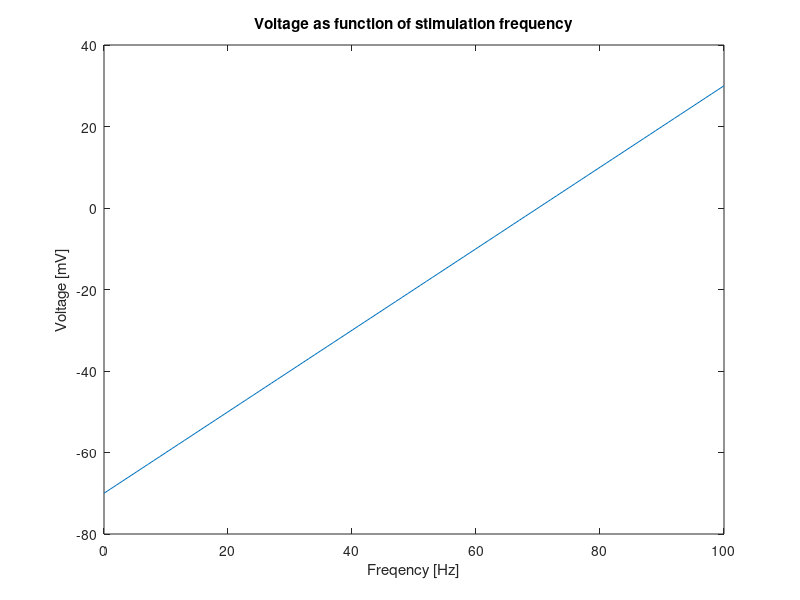
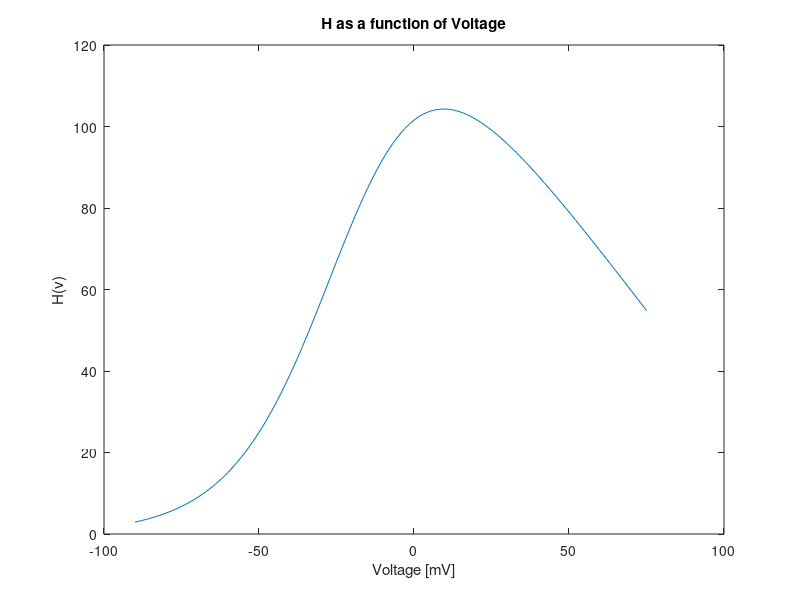
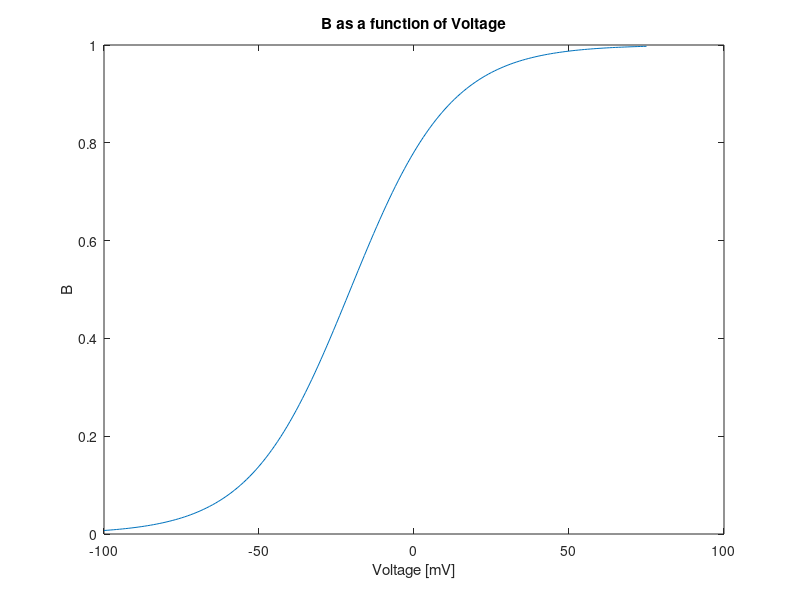
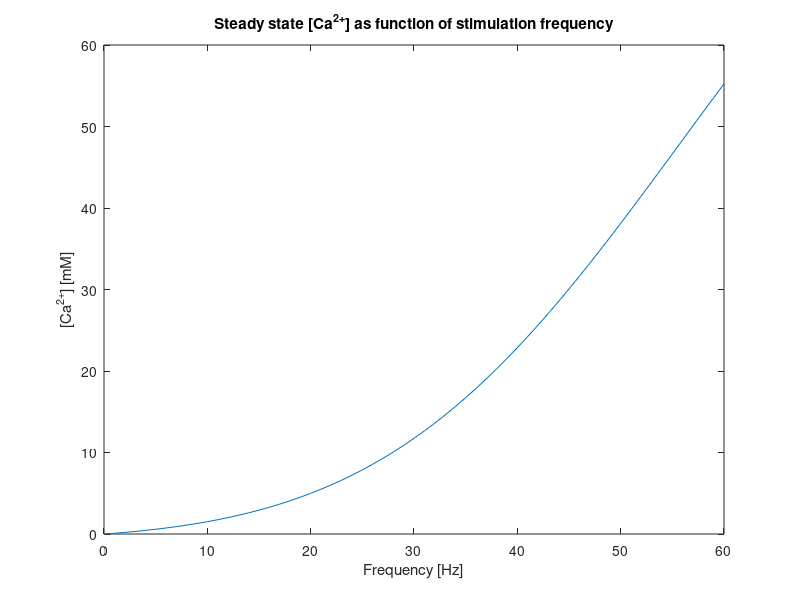

MATLAB code for these plots, in order: (Note: this script raises an error after producing the figures.)
% 
clear all
close all
clc

% Constants
% Defined according to Shouval 2001
f = 20;                  % [Hz] Stimulation frequency (0.5-3Hz = LTD, >10 = LTP)
fLTP = 30; 
fLTD = 2.5;

Mg = 1;                  % [mM] Magnesium concentration 
Vr = 130;                % [mV] Reversal potential of Ca2+
a = 1;                   % [Hz/mV] Proportionality constant relating stim frequency to voltage
b = -70;                 % [mV] Y-intercept of V(f) curve
Gnmda = 0.01;            % Taken from Shouval 2001


% UNUSED CONSTANTS
% tauCa = 0.001;                          % Decay time constant of Ca2+ in spine
% tauf = 0.001;                           % Fast: Time constant of Ca2+ current thru NMDAR
% taus = 0.001;                           % Slow: Time constant of Ca2+ current thru NMDAR
% Nf = func of fast NMDA rec;             % Fast: Magnitude of Ca2+ current thru NMDAR
% Ns = func of slow NMDA rec;             % Slow: Magnitude of Ca2+ current thru NMDAR
% Gnmda = tauCa.*(tauf.*Nf + taus.*Ns);   % Gain of Ca2+ influx thru NMDA rec. They use 
                                          % Gnmda = 0.01 and 0.03

% Equations
V = @(f) a.*f + b;                      % [mV] Postsynaptic potential

B = @(V) 1./(1 + exp(-0.062*V).*(Mg/3.57)); % Ca current (thru NMDAR) dependence on Mg block
H = @(V) -B(V).*(V-Vr);                     % Voltage dependence of Ca current thru NMDAR

% Values
v = V(f);                               % Voltage [mV]
CaSS = @(f) H(V(f)).*f.*Gnmda;          % Steady state [Ca2+] [mM]

Ca = CaSS(f);

CaLTP = CaSS(fLTP);
CaLTD = CaSS(fLTD);


% Plots

% Voltage vs. Freq, Shouval 2001 Fig 3a
freq = 0:100;
volt = V(freq);
figure;
plot(freq,volt); xlabel('Freqency [Hz]'); ylabel('Voltage [mV]');
title('Voltage as function of stimulation frequency');

% H as function of V, Shouval 2002 Fig 5b
v1 = -90:75;
figure;
plot(v1,H(v1)); xlabel('Voltage [mV]'); ylabel('H(v)');
title('H as a function of Voltage');
% Looks like Shouval 2002

% B as a function of V, Shouval 2002 Fig 5a
figure;
v2 = -100:75;
plot(v2,B(v2)); xlabel('Voltage [mV]'); ylabel('B');
title('B as a function of Voltage');
% Looks like Shouval 2002

% Ca2+ Steady-State as function of stimulation frequency
f1 = 0:60;
figure;
plot(f1,CaSS(f1)); xlabel('Frequency [Hz]'); ylabel('[Ca^2^+] [mM]');
title('Steady state [Ca^2^+] as function of stimulation frequency');
% Note Shouval [Ca2+] values don't go above ~40 mM

%% Phosphatases, kinases, and their effect on AMPAR conductance

%Functions for phosphotase and kinase rates
EK = @(ca) 1+100.*(ca.^2)./(64 + (ca.^2));
EP = @(ca) 1+30.*(ca.^2)./(1+(ca.^2));

%Plot rates
%ca = linspace(0,30,100);
% ca = CaSS(f1);
ca = [CaSS(0) CaSS(30)];
EP1 = EP(ca);
EP2 = EP1;
EK1 = EK(ca);
EK2 = EK1;
figure;
plot(ca, EP1, ca, EK1);
legend('P1&P2', 'K1&K2', 'Location', 'Best');
xlabel('Calcium'); ylabel('Rate (1/s)');
title('Enzymatic Activity (no NE)');
xlim([0,30]);

%Calculate and plot fraction in each state
A = (EP1.*EP2)./((EK2+EP2).*(EK1+EP1));
Ap1 = (EK1.*EP2)./((EK2+EP2).*(EK1+EP1));
Ap2 = (EK2.*EP1)./((EK2+EP2).*(EK1+EP1));
Ap1p2 = (EK1.*EK2)./((EK2+EP2).*(EK1+EP1));

figure; hold on;
plot(ca, A, ca, Ap1, ca,Ap2, ca, Ap1p2);
legend('A', 'Ap1', 'Ap2', 'Ap1p2', 'Location', 'Best');
xlabel('Calcium'); ylabel('GLuR1 State Fractions');
title('Phosophorylation (no NE)');
xlim([0,30]);

%Model ampa conducatance (matches experimental)
gampa1 = A + 2*(Ap1+Ap2) + 4*(Ap1p2);

figure; 
plot(ca, gampa1);
xlabel('Calcium'); ylabel('Conductance');
title('AMPA Conductance');
xlim([0,30]);

% AMPA conductance vs frequency

figure
plot(f1,gampa1/gampa1(1));
xlabel('Frequency [Hz]'); ylabel('Conductance');
title('AMPA Conductance vs. Frequency');

%% Increase norepinephrine

EK2 = EK2.*100; %Activation of CaMKII increases rate of phosphorylation of ser831
EP1 = EP1./100; %Activation of PKA increases mean open time - decrease EP1

%Recalculate fraction in states
A = (EP1.*EP2)./((EK2+EP2).*(EK1+EP1));
Ap1 = EK1.*EP2./((EK2+EP2).*(EK1+EP1));
Ap2 = EK2.*EP1./((EK2+EP2).*(EK1+EP1));
Ap1p2 = (EK1.*EK2)./((EK2+EP2).*(EK1+EP1));

figure; hold on;
plot(ca, A, ca, Ap1, ca,Ap2, ca, Ap1p2);
legend('A', 'Ap1', 'Ap2', 'Ap1p2', 'Location', 'Best');
xlabel('Calcium'); ylabel('GLuR1 State Fractions');
title('Phosophorylation (NE applied)');
xlim([0,30]);

%recalculate ampa conducatance
gampa2 = A + 2*(Ap1+Ap2) + 4*(Ap1p2);

%plot augmented ampa conductance 
figure; hold on;
plot(ca, gampa1, ca, gampa2);
legend('No NE', 'NE applied', 'Location', 'Best');
xlabel('Calcium'); ylabel('AMPA Conductance');
xlim([0,30]);

% AMPA conductance vs frequency

figure
plot(f1,gampa2);
xlabel('Frequency [Hz]'); ylabel('Conductance');
title('AMPA Conductance vs. Frequency');


% AMPA Conductance with and without NE

figure
plot(f1,gampa1/gampa1(1),f1,gampa2./gampa1(1));
legend('No NE', 'With NE');
xlabel('Frequency [Hz]'); ylabel('Conductance');
title('AMPA Conductance vs. Frequency (with and without NE)');



%% Individual states

% Current
ErCa = -130         % [mV] reversal potential for Ca2+
I = 130.*(ge./gm);      % ge chosen such that ge/gm = 10^(-10)
                        % ge for different states chosen based on
                        % calculated calculated conductances above
                        
                        

% LTP

%Functions for phosphotase and kinase rates
EK = @(ca) 1+100.*(ca.^2)./(64 + (ca.^2));
EP = @(ca) 1+30.*(ca.^2)./(1+(ca.^2));

EP1 = EP(CaLTP);
EP2 = EP1;
EK1 = EK(CaLTP);
EK2 = EK1;

%Calculate and plot fraction in each state
A = (EP1.*EP2)./((EK2+EP2).*(EK1+EP1));
Ap1 = (EK1.*EP2)./((EK2+EP2).*(EK1+EP1));
Ap2 = (EK2.*EP1)./((EK2+EP2).*(EK1+EP1));
Ap1p2 = (EK1.*EK2)./((EK2+EP2).*(EK1+EP1));

%Model ampa conducatance (matches experimental)
gampaLTP = (A + 2*(Ap1+Ap2) + 4*(Ap1p2))./gampa1(1);
